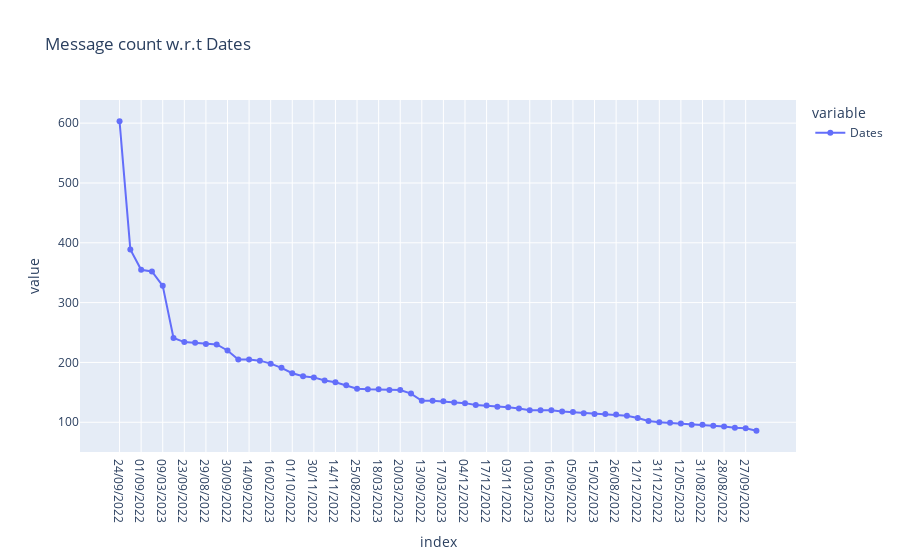

Notebook source saved alongside this figure:
### Markdown cell above
#### Count of message as the days passed

### Code cell
fig = px.line(df["Dates"].value_counts().head(60),title="Message count w.r.t Dates",markers=True)
fig.show()

### Figure 1 — Plotly figure (JSON) as saved in the notebook; plotly's stock layout.template omitted (floating-point values rounded to 4 significant figures)
{"data": [{"hovertemplate": "variable=Dates<br>index=%{x}<br>value=%{y}<extra></extra>", "legendgroup": "Dates", "line": {"color": "#636efa", "dash": "solid"}, "marker": {"symbol": "circle"}, "mode": "lines+markers", "name": "Dates", "orientation": "v", "showlegend": true, "type": "scatter", "x": ["24/09/2022", "29/10/2022", "01/09/2022", "17/09/2022", "09/03/2023", "16/09/2022", "23/09/2022", "12/09/2022", "29/08/2022", "17/05/2023", "30/09/2022", "20/02/2023", "14/09/2022", "11/11/2022", "16/02/2023", "15/10/2022", "01/10/2022", "25/03/2023", "30/11/2022", "18/09/2022", "14/11/2022", "21/11/2022", "25/08/2022", "04/02/2023", "18/03/2023", "22/03/2023", "20/03/2023", "27/08/2022", "13/09/2022", "05/12/2022", "17/03/2023", "27/01/2023", "04/12/2022", "06/12/2022", "17/12/2022", "19/03/2023", "03/11/2022", "17/01/2023", "10/03/2023", "17/10/2022", "16/05/2023", "01/04/2023", "05/09/2022", "06/09/2022", "15/02/2023", "29/09/2022", "26/08/2022", "04/09/2022", "12/12/2022", "04/04/2023", "31/12/2022", "15/09/2022", "12/05/2023", "28/10/2022", "31/08/2022", "15/04/2023", "28/08/2022", "17/02/2023", "27/09/2022", "08/03/2023"], "xaxis": "x", "y": [603, 389, 355, 352, 328, 241, 234, 233, 231, 230, 220, 205, 205, 203, 198, 191, 182, 177, 175, 170, 167, 162, 156, 155, 155, 154, 154, 148, 136, 136, 135, 133, 132, 129, 128, 126, 125, 123, 120, 120, 120, 118, 117, 115, 114, 114, 113, 111, 107, 102, 100, 99, 98, 96, 96, 94, 93, 91, 90, 86], "yaxis": "y"}], "layout": {"legend": {"title": {"text": "variable"}, "tracegroupgap": 0}, "title": {"text": "Message count w.r.t Dates"}, "xaxis": {"anchor": "y", "domain": [0, 1], "title": {"text": "index"}}, "yaxis": {"anchor": "x", "domain": [0, 1], "title": {"text": "value"}}}}
